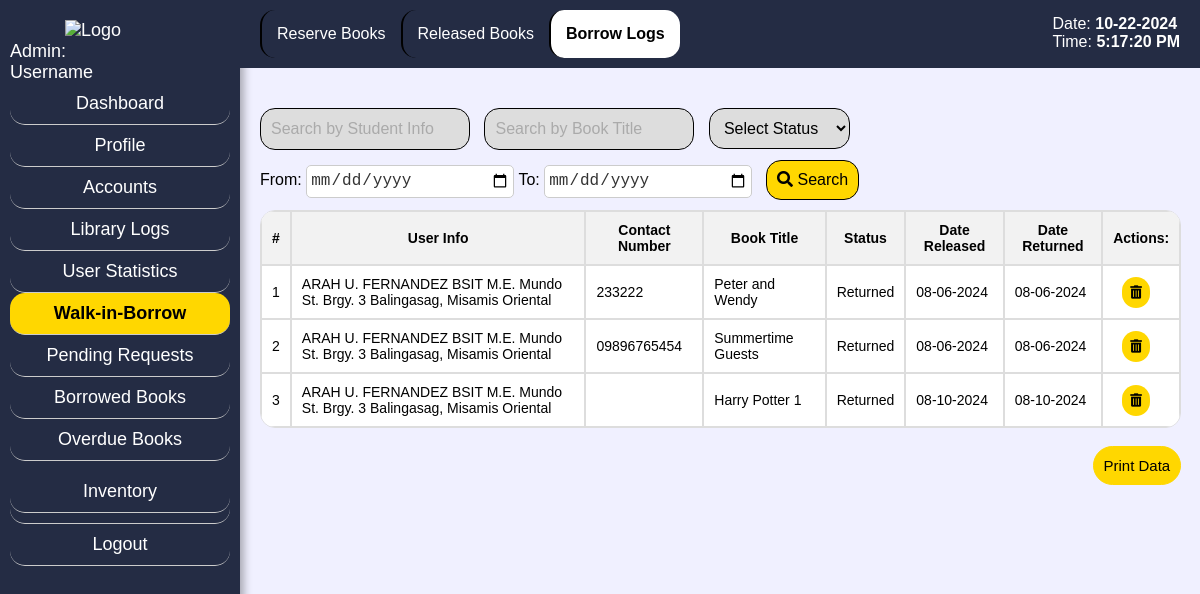
The app's page /admin_wlogs.php with its own data.
### tables this page shows
CREATE TABLE `rsv` (
  `rid` int(9) NOT NULL,
  `uid` int(9) NOT NULL,
  `bid` int(9) NOT NULL,
  `info` varchar(255) NOT NULL,
  `contact` varchar(255) NOT NULL,
  `title` varchar(255) NOT NULL,
  `status` varchar(255) NOT NULL,
  `rsv_end` varchar(255) NOT NULL,
  `date_rel` varchar(255) NOT NULL,
  `due_date` varchar(255) NOT NULL,
  `date_ret` varchar(255) NOT NULL
);

CREATE TABLE `inventory` (
  `bid` int(9) NOT NULL,
  `title` varchar(99) NOT NULL,
  `author` varchar(99) NOT NULL,
  `year` varchar(99) NOT NULL,
  `genre` varchar(255) NOT NULL,
  `dew_num` varchar(99) NOT NULL,
  `ISBN` varchar(99) NOT NULL,
  `shlf_num` varchar(99) NOT NULL,
  `cndtn` varchar(99) NOT NULL,
  `add_info` varchar(500) NOT NULL,
  `status` varchar(255) NOT NULL,
  `added_by` varchar(99) NOT NULL
);

### admin_wlogs.php (the view, shortened to what this page needs)
<?php
include 'config.php';
?>
<?php
$where_clause = " WHERE r.uid = 0 AND (r.status = 'Returned' OR r.status = 'Cancelled')";
$query = "SELECT r.rid, r.bid, r.info, r.contact, i.title, r.status, r.date_rel, r.date_ret
          FROM rsv r
          INNER JOIN inventory i ON r.bid = i.bid
          $where_clause";
$result = $mysqli->query($query);
?>
<!DOCTYPE html>
<html lang="en">
<head>
    <link rel="stylesheet" href="css/admin_srch.css">
    <link rel="stylesheet" href="https://cdnjs.cloudflare.com/ajax/libs/font-awesome/5.15.4/css/all.min.css">
</head>
<body class="bg">
<div class="sidebar">
    <span style="margin-left: 25%;"><img src="css/pics/logop.png" alt="Logo" class="logo"></span>
        <?php
        if(isset($admin_username_display)) {
            echo '<div class="hell">Admin: ' . $admin_username_display . '</span></div>';
        } else {
            echo '<div>Admin: <br>Username</div>';
        }
        ?>
        <a href="admin_dash.php<?php if(isset($aid)) echo '?aid=' . $aid; ?>" class="sidebar-item">Dashboard</a>
        <a href="admin_pf.php<?php if(isset($aid)) echo '?aid=' . $aid; ?>" class="sidebar-item">Profile</a>
        <a href="admin_srch.php<?php if(isset($aid)) echo '?aid=' . $aid; ?>" class="sidebar-item">Accounts</a>
        <a href="admin_attd.php<?php if(isset($aid)) echo '?aid=' . $aid; ?>" class="sidebar-item">Library Logs</a>
        <a href="admin_stat.php<?php if (isset($aid)) echo '?aid=' . $aid; ?>" class="sidebar-item">User Statistics</a>
        <a href="admin_wres.php<?php if(isset($aid)) echo '?aid=' . $aid; ?>" class="sidebar-item active">Walk-in-Borrow</a>
        <a href="admin_preq.php<?php if(isset($aid)) echo '?aid=' . $aid; ?>" class="sidebar-item">Pending Requests</a>
        <a href="admin_brel.php<?php if(isset($aid)) echo '?aid=' . $aid; ?>" class="sidebar-item">Borrowed Books</a>
        <a href="admin_ob.php<?php if(isset($aid)) echo '?aid=' . $aid; ?>" class="sidebar-item">Overdue Books</a>
        <div class="sidebar-item dropdown">
            <a href="#" class="dropdown-link" onmouseover="toggleDropdown(event)">Inventory</a>
        </div>
        <a href="login.php" class="sidebar-item logout-btn">Logout</a>
    </div>
    <div class="content">
        <nav class="secondary-navbar">
            <a href="admin_wres.php<?php if(isset($aid)) echo '?aid=' . $aid; ?>" class="secondary-navbar-item">Reserve Books</a>
            <a href="admin_wrel.php<?php if(isset($aid)) echo '?aid=' . $aid; ?>" class="secondary-navbar-item">Released Books</a>
            <a href="admin_wlogs.php<?php if(isset($aid)) echo '?aid=' . $aid; ?>" class="secondary-navbar-item active">Borrow Logs</a>
        </nav>
    </div>
    <div class="fixed-date-time">
        <p>Date: <span id="current-date"><?php echo date("m-d-Y"); ?></span></p>
        <p>Time: <span id="current-time"></span></p>
    </div>
    <br>
    <div class="content-container">
    <div class="search-bar">
    <form method="GET" action="admin_wlogs.php">
        <input type="text" name="search_info" placeholder="Search by Student Info">
        <input type="text" name="search_title" placeholder="Search by Book Title">
        <select name="search_status">
            <option value="">Select Status</option>
        </select>
        <br>
        <label for="start-date">From:</label>
            <input type="date" name="start_date" placeholder="Start Date">
        <label for="end-date">To:</label>
            <input type="date" name="end_date" placeholder="End Date">
        <button type="submit" style="margin-left: 1%;"><i class="fas fa-search"></i> Search</button>
    </form>
</div>
                <table>
                <thead>
                        <tr>
                            <th>#</th>
                            <th>User Info</th>
                            <th>Contact Number</th>
                            <th>Book Title</th>
                            <th>Status</th>
                            <th>Date Released</th>
                            <th>Date Returned</th>
                            <th colspan="2">Actions:</th>
                        </tr>
                    </thead>
                    <tbody>
                    <?php
            if ($result && $result->num_rows > 0) {
                $counter = 1;
                while($row = $result->fetch_assoc()) {
                    echo "<tr>";
                    echo "<td>" . $counter++ . "</td>";
                    echo "<td>" . $row["info"] . "</td>";
                    echo "<td>" . $row["contact"] . "</td>";
                    echo "<td>" . $row["title"] . "</td>";
                    echo "<td>" . $row["status"] . "</td>";
                    echo "<td>" . $row["date_rel"] . "</td>";
                    echo "<td>" . $row["date_ret"] . "</td>";
                    echo "<td style='text-align: center;'>
                            <form id='delete_form_" . $row["rid"] . "' name='delete_form_" . $row["rid"] . "' method='post'>
                            <input type='hidden' name='delete_reservation' value='true'>
                                <input type='hidden' name='reservation_id' value='" . $row["rid"] . "'>
                                <button type='button' class='delete-btn' onclick='deleteReservation(" . $row["rid"] . ")'><i class='fas fa-trash-alt'></i></button>
                                </form>
                        </td>";
                    echo "</tr>";
                }
            } else {
                echo "<tr><td colspan='8'>No data found.</td></tr>";
            }
            ?>
            </tbody>
                </table>
                <br>
                <button onclick="printData()" class="print-button">Print Data</button>
    </div>
</body>
</html>

### css/admin_srch.css (style rules this page uses)
.bg { margin: 0; padding: 0; font-family: Century Gothic,CenturyGothic,AppleGothic,sans-serif; background-color: #F0F0FF; }
.logo { height: 50px; width: auto; }
.sidebar { background-color: #242c44; width: 220px; padding: 20px 10px 20px 10px; height: 100%; font-size: 18px; position: fixed; top: 0; color: white; box-shadow: 4px 0 8px rgba(0, 0, 0, 0.3); }
.sidebar-item { padding: 10px 0; border-bottom: 1px solid #ccc; text-decoration: none; color: white; display: block; text-align: center; border-radius: 15px; }
.sidebar-item.active { background-color: gold; color: black; font-weight: bold; display: block; padding: 10px 0; }
.logout-btn { margin-top: auto; padding: 10px 0; text-decoration: none; color: white; display: block; text-align: center; border-radius: 15px; }
.secondary-navbar { background-color: #242c44; padding: 10px 20px; display: block; float: left; align-items: center; margin-left: 240px; position: fixed; width: 100%; position: fixed; top: 0; z-index: 1000; }
.secondary-navbar-item { padding: 15px; text-decoration: none; color: white; display: block; border-left: 2px solid black; float: left; text-align: center; border-radius: 15px; }
.secondary-navbar-item.active { background-color: white; color: black; font-weight: bold; }
.content-container { margin-top: 70px; margin-left: 240px; padding-left: 20px; overflow-y: auto; height: calc(100% - 70px); padding-bottom: 20px; }
.search-bar { margin-top: 20px; margin-bottom: 20px; }
.search-bar input[type="text"], .search-bar input[type="number"], .search-bar select, .search-bar button[type="submit"] { padding: 10px; font-size: 16px; border: 1px solid black; display: inline-block; margin-right: 10px; background-color: #ddd; }
.search-bar input[type="text"] { width: 20%; border-radius: 15px; }
.search-bar select { width: 15%; border-radius: 15px; }
input[type="date"] { width: 200px; height: 25px; padding: 3px; border: 1px solid #ccc; border-radius: 5px; background-color: #fff; color: #333; font-size: 16px; outline: none; }
input[type="date"]::placeholder { color: #aaa; }
.search-bar button[type="submit"] { background-color: gold; color: black; cursor: pointer; border-radius: 15px; }
.search-bar input[type="text"]::placeholder { color: #aaa; }
table { width: 98%; margin-top: -10px; font-size: 14px; border-spacing: 0; border-radius: 15px; overflow: hidden; border: 1px solid #ddd; }
table tr { color: black; background-color: white; }
table th, table td { padding: 10px; border: 1px solid #ddd; text-align: left; }
table th { background-color: #f2f2f2; text-align: center; }
.print-button { float: right; margin-right: 2%; margin-bottom: 20px; border-radius: 20px; border: 1px solid gold; color: black; background-color: gold; padding: 10px; text-align: center; text-decoration: none; font-size: 15px; cursor: pointer; }
.fixed-date-time { position: fixed; top: 15px; right: 20px; color: white; font-size: 16px; z-index: 1000; }
.fixed-date-time p { margin: 0; padding: 0; }
.fixed-date-time span { font-weight: bold; }
.edit-btn, .delete-btn { border: none; background-color: gold; color: black; border-radius: 30px; padding: 8px; cursor: pointer; transition: background-color 0.3s; margin-right: 10px; text-decoration: none; }
input[type="number"], input[type="text"] { width: 500px; height: 20px; padding: 5px; border: none; border-radius: 5px; margin-bottom: 10px; background-color: white; color: black; }
.dropdown-link { padding: 10px 0; border-bottom: 1px solid #ccc; text-decoration: none; color: white; display: block; text-align: center; border-radius: 15px; }

### records on screen
rsv: info "ARAH U. FERNANDEZ BSIT M.E. Mundo St. Brgy. 3 Balingasag, Misamis Oriental", contact "233222", bid.title "Peter and Wendy", status "Returned", date_rel "08-06-2024", date_ret "08-06-2024"
rsv: info "ARAH U. FERNANDEZ BSIT M.E. Mundo St. Brgy. 3 Balingasag, Misamis Oriental", contact "09896765454", bid.title "Summertime Guests", status "Returned", date_rel "08-06-2024", date_ret "08-06-2024"
rsv: info "ARAH U. FERNANDEZ BSIT M.E. Mundo St. Brgy. 3 Balingasag, Misamis Oriental", bid.title "Harry Potter 1", status "Returned", date_rel "08-10-2024", date_ret "08-10-2024"
